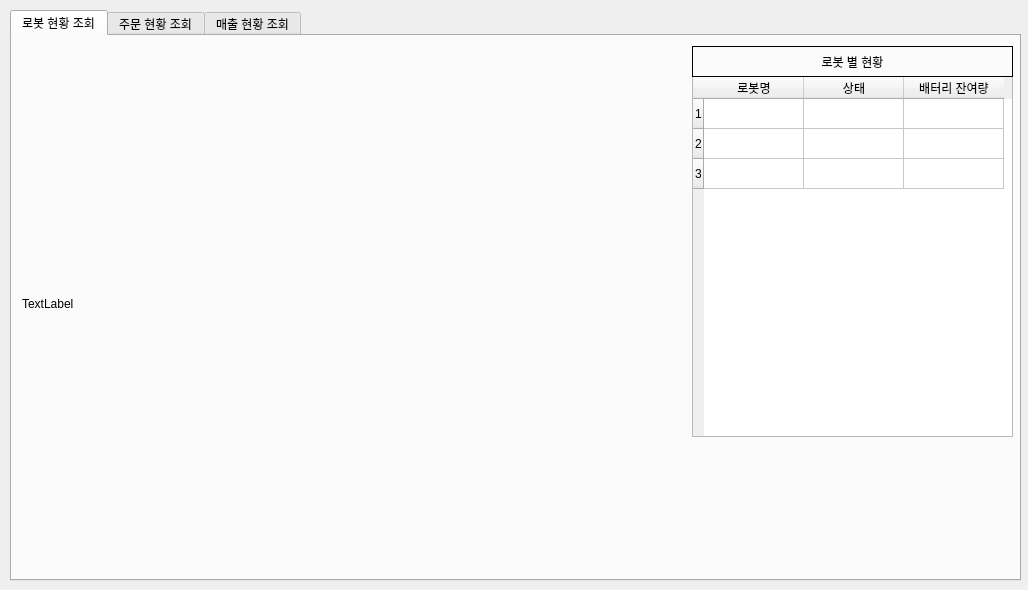
<?xml version="1.0" encoding="UTF-8"?>
<ui version="4.0">
 <class>MainWindow</class>
 <widget class="QMainWindow" name="MainWindow">
  <property name="geometry">
   <rect>
    <x>0</x>
    <y>0</y>
    <width>1028</width>
    <height>590</height>
   </rect>
  </property>
  <property name="windowTitle">
   <string>Food Court Management GUI</string>
  </property>
  <widget class="QWidget" name="centralwidget">
   <widget class="QTabWidget" name="tab_manager">
    <property name="geometry">
     <rect>
      <x>10</x>
      <y>10</y>
      <width>1011</width>
      <height>571</height>
     </rect>
    </property>
    <property name="currentIndex">
     <number>0</number>
    </property>
    <widget class="QWidget" name="tab_robot_task">
     <attribute name="title">
      <string>로봇 현황 조회</string>
     </attribute>
     <widget class="QLabel" name="label_map_1">
      <property name="geometry">
       <rect>
        <x>10</x>
        <y>10</y>
        <width>660</width>
        <height>516</height>
       </rect>
      </property>
      <property name="frameShape">
       <enum>QFrame::NoFrame</enum>
      </property>
      <property name="text">
       <string>TextLabel</string>
      </property>
     </widget>
     <widget class="QTableWidget" name="table_robots_status">
      <property name="geometry">
       <rect>
        <x>680</x>
        <y>40</y>
        <width>321</width>
        <height>361</height>
       </rect>
      </property>
      <property name="editTriggers">
       <set>QAbstractItemView::NoEditTriggers</set>
      </property>
      <property name="rowCount">
       <number>3</number>
      </property>
      <property name="columnCount">
       <number>3</number>
      </property>
      <row/>
      <row/>
      <row/>
      <column>
       <property name="text">
        <string>로봇명</string>
       </property>
      </column>
      <column>
       <property name="text">
        <string>상태</string>
       </property>
      </column>
      <column>
       <property name="text">
        <string>배터리 잔여량</string>
       </property>
      </column>
      <item row="0" column="0">
       <property name="text">
        <string/>
       </property>
      </item>
      <item row="1" column="0">
       <property name="text">
        <string/>
       </property>
      </item>
      <item row="2" column="0">
       <property name="text">
        <string/>
       </property>
      </item>
     </widget>
     <widget class="QLabel" name="label_robots_status_title">
      <property name="geometry">
       <rect>
        <x>680</x>
        <y>10</y>
        <width>321</width>
        <height>31</height>
       </rect>
      </property>
      <property name="frameShape">
       <enum>QFrame::Box</enum>
      </property>
      <property name="text">
       <string>로봇 별 현황</string>
      </property>
      <property name="alignment">
       <set>Qt::AlignCenter</set>
      </property>
     </widget>
     <widget class="QLabel" name="label_color_1_1">
      <property name="geometry">
       <rect>
        <x>680</x>
        <y>430</y>
        <width>141</width>
        <height>31</height>
       </rect>
      </property>
      <property name="frameShape">
       <enum>QFrame::NoFrame</enum>
      </property>
      <property name="text">
       <string/>
      </property>
     </widget>
     <widget class="QLabel" name="label_color_1_2">
      <property name="geometry">
       <rect>
        <x>680</x>
        <y>460</y>
        <width>141</width>
        <height>31</height>
       </rect>
      </property>
      <property name="frameShape">
       <enum>QFrame::NoFrame</enum>
      </property>
      <property name="text">
       <string/>
      </property>
     </widget>
     <widget class="QLabel" name="label_color_1_3">
      <property name="geometry">
       <rect>
        <x>680</x>
        <y>490</y>
        <width>141</width>
        <height>31</height>
       </rect>
      </property>
      <property name="frameShape">
       <enum>QFrame::NoFrame</enum>
      </property>
      <property name="text">
       <string/>
      </property>
     </widget>
    </widget>
    <widget class="QWidget" name="tab_table_order">
     <attribute name="title">
      <string>주문 현황 조회</string>
     </attribute>
     <widget class="QLabel" name="label_map_2">
      <property name="geometry">
       <rect>
        <x>10</x>
        <y>10</y>
        <width>660</width>
        <height>516</height>
       </rect>
      </property>
      <property name="frameShape">
       <enum>QFrame::NoFrame</enum>
      </property>
      <property name="text">
       <string>TextLabel</string>
      </property>
     </widget>
     <widget class="QTableWidget" name="table_stores_status">
      <property name="geometry">
       <rect>
        <x>680</x>
        <y>40</y>
        <width>321</width>
        <height>361</height>
       </rect>
      </property>
      <property name="editTriggers">
       <set>QAbstractItemView::NoEditTriggers</set>
      </property>
      <property name="rowCount">
       <number>0</number>
      </property>
      <property name="columnCount">
       <number>3</number>
      </property>
      <column>
       <property name="text">
        <string>업체명</string>
       </property>
      </column>
      <column>
       <property name="text">
        <string>금일 주문 건수</string>
       </property>
      </column>
      <column>
       <property name="text">
        <string>금일 매출 현황</string>
       </property>
      </column>
     </widget>
     <widget class="QLabel" name="label_orders_status_title">
      <property name="geometry">
       <rect>
        <x>680</x>
        <y>10</y>
        <width>321</width>
        <height>31</height>
       </rect>
      </property>
      <property name="frameShape">
       <enum>QFrame::Box</enum>
      </property>
      <property name="text">
       <string>매장 별 주문 현황</string>
      </property>
      <property name="alignment">
       <set>Qt::AlignCenter</set>
      </property>
     </widget>
     <widget class="QLabel" name="label_color_2_1">
      <property name="geometry">
       <rect>
        <x>680</x>
        <y>430</y>
        <width>141</width>
        <height>31</height>
       </rect>
      </property>
      <property name="frameShape">
       <enum>QFrame::NoFrame</enum>
      </property>
      <property name="text">
       <string/>
      </property>
     </widget>
     <widget class="QLabel" name="label_color_2_2">
      <property name="geometry">
       <rect>
        <x>680</x>
        <y>460</y>
        <width>141</width>
        <height>31</height>
       </rect>
      </property>
      <property name="frameShape">
       <enum>QFrame::NoFrame</enum>
      </property>
      <property name="text">
       <string/>
      </property>
     </widget>
     <widget class="QLabel" name="label_color_2_3">
      <property name="geometry">
       <rect>
        <x>680</x>
        <y>490</y>
        <width>141</width>
        <height>31</height>
       </rect>
      </property>
      <property name="frameShape">
       <enum>QFrame::NoFrame</enum>
      </property>
      <property name="text">
       <string/>
      </property>
     </widget>
    </widget>
    <widget class="QWidget" name="tab_sales_overview">
     <attribute name="title">
      <string>매출 현황 조회</string>
     </attribute>
    </widget>
   </widget>
  </widget>
 </widget>
 <resources/>
 <connections/>
</ui>
